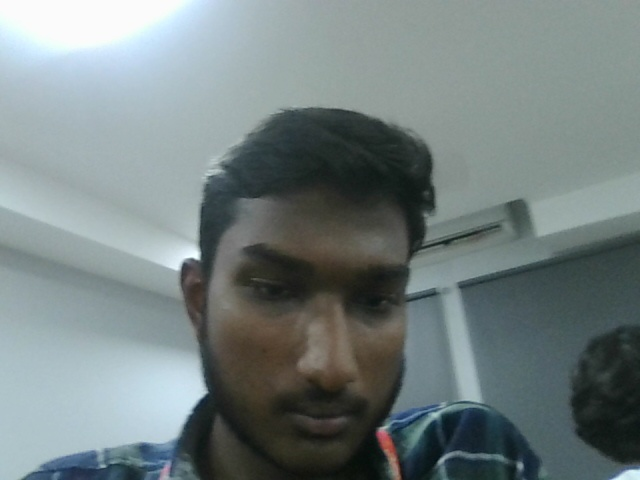
#> input picture rosh pic.jpg, 640 x 480 px, given in place of the camera
$ jupyter execute --allow-errors '02-QP (1).ipynb'   (text cells are left out)
#> lines starting #> are read from the running program, lines starting #| are printed output that depends on the picture
[cell 1]
import cv2
import matplotlib.pyplot as plt
from IPython.display import clear_output
import time

[cell 2]
cap = cv2.VideoCapture(0)
ret, frame = cap.read()
#> frame is the input picture: shape (480, 640, 3); mean B, G, R 128.7, 128.7, 116.8
if ret:
    cv2.imwrite("sharan.jpg", frame)
cap.release()

[cell 3]
captured_image = cv2.imread('sharan.jpg')

[cell 4]
plt.imshow(captured_image[:,:,::-1])
#> (this line was passed over: IPython is not available in this run)
plt.title('Captured Frame')
#> (this line was passed over: IPython is not available in this run)
plt.axis('off')
#> (this line was passed over: IPython is not available in this run)

$ run again, on captured_frame.jpg
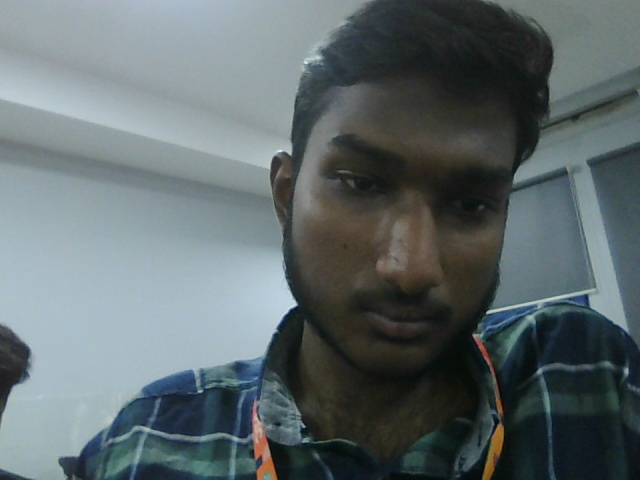
#> input picture captured_frame.jpg, 640 x 480 px, given in place of the camera
#> frame is the input picture: shape (480, 640, 3); mean B, G, R 107.8, 105.8, 94.9

$ run again, on rosh.jpg
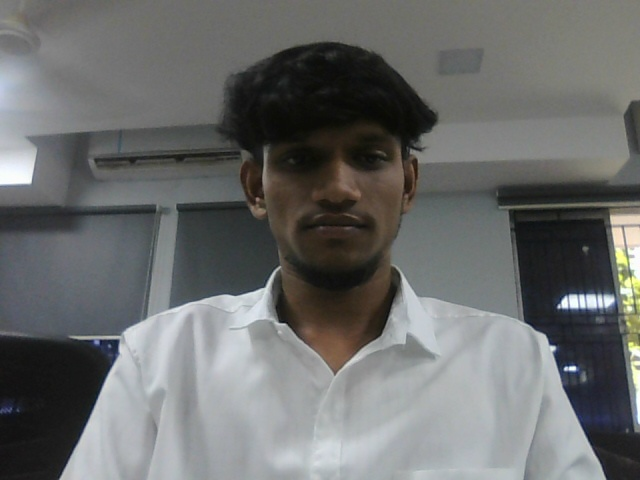
#> input picture rosh.jpg, 640 x 480 px, given in place of the camera
#> frame is the input picture: shape (480, 640, 3); mean B, G, R 107.9, 108.6, 107.1
